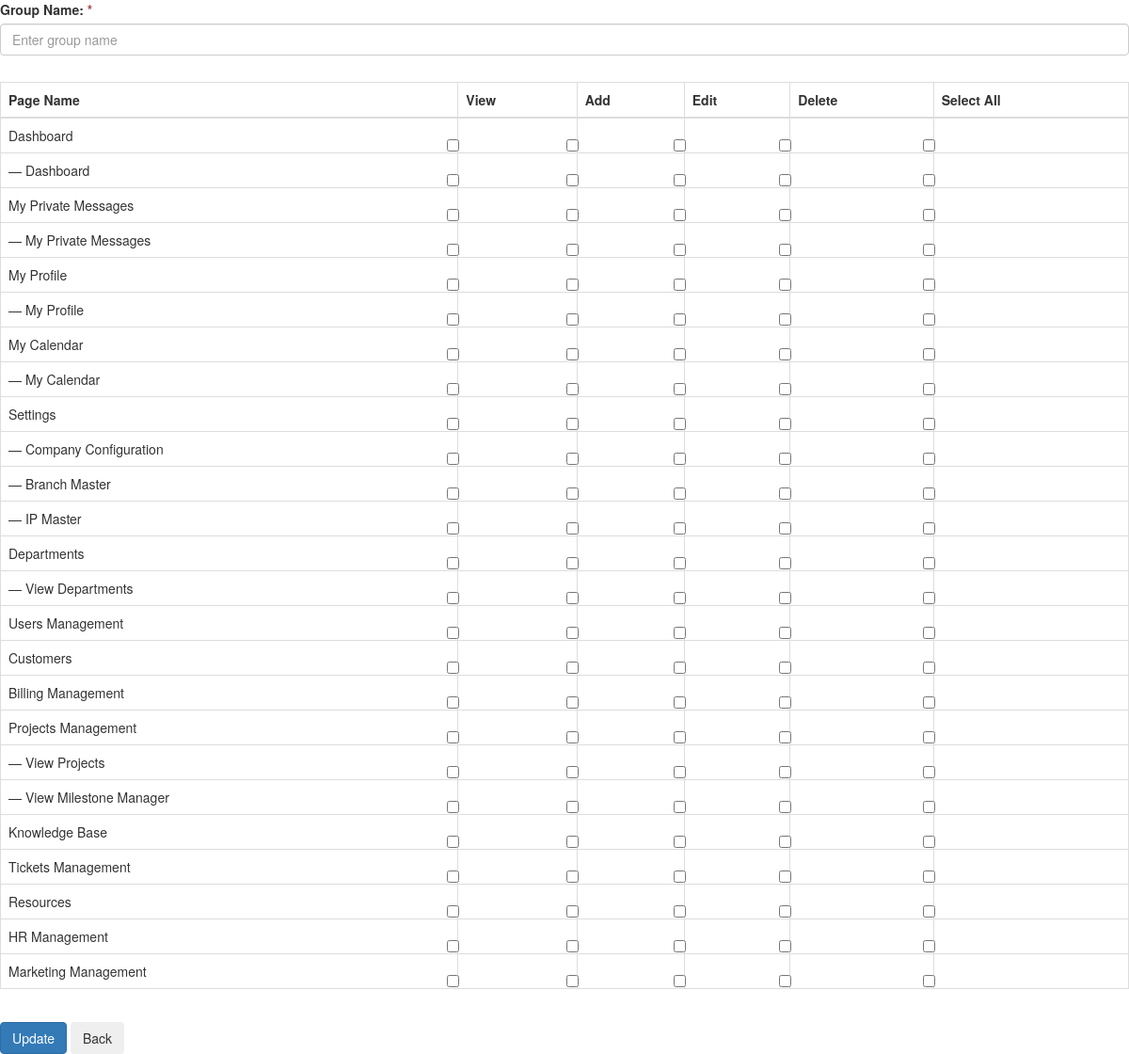
Page /test.php on the committed database.
### tables this page shows
CREATE TABLE `pages_master` (
  `page_id` int(11) NOT NULL,
  `page_name` varchar(250) NOT NULL,
  `is_parent` int(4) NOT NULL,
  `parent_id` int(11) NOT NULL
);

### test.php (the view, shortened to what this page needs)
<?php
$connection = new mysqli("localhost", "root", "", "test");
$sql = "SELECT `page_id`, `page_name`, `is_parent`, `parent_id` FROM `pages_master`";
$result = $connection->query($sql);
$pages = [];
if ($result->num_rows > 0) {
    while ($row = $result->fetch_assoc()) {
        $pages[] = $row;
    }
}
function generate_checkbox($page_id, $permission_type) {
    return '
        <label class="checkbox">
            <input type="checkbox" name="permissions[' . $page_id . '][' . $permission_type . ']" value="1">
            <span class="checkmark"></span>
        </label>';
}
?>
<!DOCTYPE html>
<html lang="en">
<head>
  <link rel="stylesheet" href="https://maxcdn.bootstrapcdn.com/bootstrap/3.4.1/css/bootstrap.min.css">
</head>
<body>
<form class="form" name="Form1" method="POST" action="./editusergroups.php" onSubmit="return check();">
    <div class="card-body">
        <div class="form-group row">
            <div class="col-lg-12">
                <label>Group Name: <span class="text-danger">*</span></label>
                <input type="text" class="form-control rounded" name="category_name" placeholder="Enter group name" size="59" value="" maxlength="96">
            </div>
        </div>
        <div class="form-group row">
            <div class="col-lg-12">
                <div id="kt_datatable_wrapper" class="dataTables_wrapper dt-bootstrap4 no-footer">
                    <table class="table table-bordered table-checkable dataTable no-footer dtr-inline" id="kt_datatable" style="margin-top: 13px !important; width: 100%;" role="grid">
                        <thead>
                            <tr>
                                <th>Page Name</th>
                                <th><b>View</b></th>
                                <th><b>Add</b></th>
                                <th><b>Edit</b></th>
                                <th><b>Delete</b></th>
                                <th><b>Select All</b></th>
                            </tr>
                        </thead>
                        <tbody>
                        <?php
                        foreach ($pages as $page) {
                            if ($page['is_parent'] == 0) {
                                ?>
                                <tr class="group">
                                    <td><?php echo $page['page_name']; ?></td>
                                    <td><?php echo generate_checkbox($page['page_id'], 'view'); ?></td>
                                    <td><?php echo generate_checkbox($page['page_id'], 'add'); ?></td>
                                    <td><?php echo generate_checkbox($page['page_id'], 'edit'); ?></td>
                                    <td><?php echo generate_checkbox($page['page_id'], 'delete'); ?></td>
                                    <td>
                                        <label class="checkbox">
                                            <input type="checkbox" class="selectall" data-id="<?php echo $page['page_id']; ?>">
                                        </label>
                                    </td>
                                </tr>
                                <?php
                                foreach ($pages as $child) {
                                    if ($child['is_parent'] != 0 && $child['parent_id'] == $page['page_id']) {
                                        ?>
                                        <tr class="child">
                                            <td>— <?php echo $child['page_name']; ?></td>
                                            <td><?php echo generate_checkbox($child['page_id'], 'view'); ?></td>
                                            <td><?php echo generate_checkbox($child['page_id'], 'add'); ?></td>
                                            <td><?php echo generate_checkbox($child['page_id'], 'edit'); ?></td>
                                            <td><?php echo generate_checkbox($child['page_id'], 'delete'); ?></td>
                                            <td>
                                                <label class="checkbox">
                                                    <input type="checkbox" class="selectall" data-id="<?php echo $child['page_id']; ?>">
                                                </label>
                                            </td>
                                        </tr>
                                        <?php
                                    }
                                }
                            }
                        }
                        ?>
                        </tbody>
                    </table>
                </div>
            </div>
        </div>
    </div>
    <div class="card-footer">
        <div class="row">
            <div class="col-lg-6">
                <button name="submit" type="submit" class="btn btn-primary" value="Update">Update</button>
                <input name="B3" type="button" class="btn btn-secondary mr-2" onClick="javascript:window.location.href='./usergroups.php?wp=<?php echo $wp; ?>';" value="Back">
            </div>
        </div>
    </div>
</form>
</body>
</html>

### rows in the picture
pages_master: page_name "Dashboard"
pages_master: page_name "Dashboard"
pages_master: page_name "My Private Messages"
pages_master: page_name "My Private Messages"
pages_master: page_name "My Profile"
pages_master: page_name "My Profile"
pages_master: page_name "My Calendar"
pages_master: page_name "My Calendar"
pages_master: page_name "Settings"
pages_master: page_name "Company Configuration"
pages_master: page_name "Branch Master"
pages_master: page_name "IP Master"
pages_master: page_name "Departments"
pages_master: page_name "View Departments"
pages_master: page_name "Users Management"
pages_master: page_name "Customers"
pages_master: page_name "Billing Management"
pages_master: page_name "Projects Management"
pages_master: page_name "View Projects"
pages_master: page_name "View Milestone Manager"
pages_master: page_name "Knowledge Base"
pages_master: page_name "Tickets Management"
pages_master: page_name "Resources"
pages_master: page_name "HR Management"
pages_master: page_name "Marketing Management"
